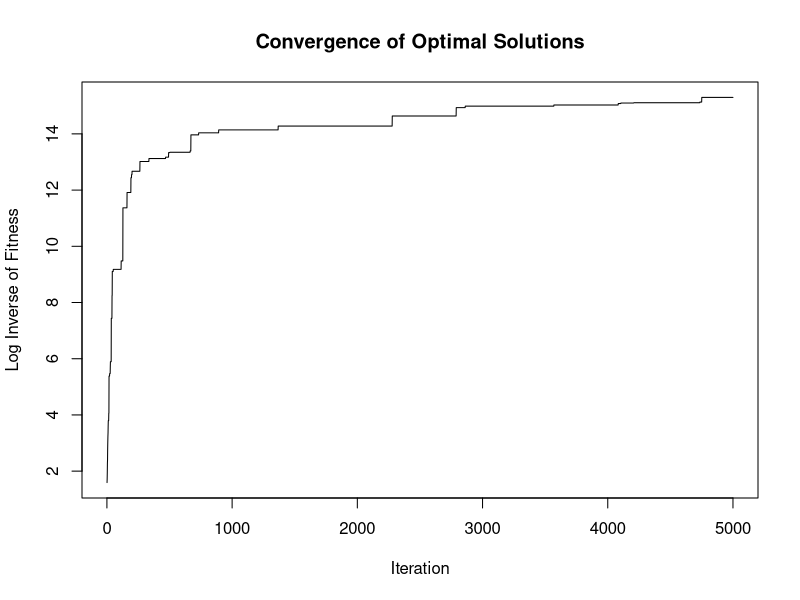

This chart was generated by the following R code:
#Terminology
  #The fitness function is what we're trying to optimize
  #A particular solution is an individual
  #The data of a solution is the Chromosome
  #The Chromosome is made up of Genes
  #Cross-Over is new individuals created by 'cross breeding' top solutions
  #Elitism is keeping the top X solutions from the previous iteration
  #Mutation is changing one(+) gene(s) in a Chromosome
  #Random immigrants are totally new solutions to the population

#DEVMODE - time the script
codeEnterTime = Sys.time()

#Define the fitness function - this is like an objective function but can include penalty functions and other useful characteristics
  #Our algorithm finds minimums, so we don't need to modify our fitness function
  #This function is the sphere function in 5 dimensions (https://en.wikipedia.org/wiki/Test_functions_for_optimization)
fitnessFunction = function(x, y, z, a, b) {
  #return(abs(x*cos(2*x) + y*cos(2*y) + z*cos(2*z) + a*cos(2*a) + b*cos(2*b)))
  return (x^2 + y^2 + z^2 + a^2 + b^2)
}

#Define parameters
  #Runtime controls - 3 different exit conditions for the optimization routine
  maxIterations = 5000
  maxTime = 170 #170 seconds, 10 seconds short of 3 minutes just for safety's sake
  populationStagnationCap = 1000 #Number of iterations without a new best solution
  burnInPeriod = 100 #Number of iterations to allow before checking stagnation

  #Portfolio parameters - a gene corresponds to a weight for a single stock
  numberOfGenes = 5
  
  #Genetic algorithm parameters
  numberOfIndividuals = 64
  
  numberCrossOvers = (3/16) * numberOfIndividuals
  numberElitists = (1/16) * numberOfIndividuals
  numberMutatedChromosomes = (1/2) * numberOfIndividuals
  numberRandomImmigrants = (1/4) * numberOfIndividuals
  
  mutationRate = 1 #Number of genes to mutate per chromosome
  
#Initialize the algorithm
  #Create initial weight matrix
  weightsMatrixOld = apply(matrix(0, numberOfGenes, numberOfIndividuals), MARGIN = 1, runif)
  
  #Normalize the Weights Matrix
  weightsMatrixOld = sweep(weightsMatrixOld, 1, rowSums(weightsMatrixOld), "/")

  #Instantiate a blank matrix to hold the new solutions
  weightsMatrixNew = matrix(0, numberOfIndividuals, numberOfGenes)
  
  #Create a blank list to store the best solutions
  solutionFitness = c(0)
  
#Record the time entering the optimization procedure
  startTime = Sys.time()
  currentTime = Sys.time()

#Initialize iterations count
  iterations = 0
  
#Initialize population stagnation index
  populationStagnationIndex = 0
  
#Algorithm iteration
  #STEPS CORRESPOND TO THE ORDER THE NEW MATRIX IS FILLED
    #Step 1: Elitism
    #Step 2: Cross-Over
    #Step 3: Mutation
    #Step 4: Random Immigrants (totally new solutions)

while(iterations < maxIterations && (currentTime - startTime) < maxTime && populationStagnationIndex < populationStagnationCap) {
    
  #Create a score vector
  scoreVect = matrix(0, numberOfIndividuals, 1)
  
  #Score the entries
  for(i in 1:numberOfIndividuals) {
    scoreVect[i] = fitnessFunction(weightsMatrixOld[i,1], weightsMatrixOld[i,2], weightsMatrixOld[i,3], weightsMatrixOld[i,4], weightsMatrixOld[i,5])
  }
  
  #Bind the score column to the solutions matrix
  weightsMatrixOld = cbind(weightsMatrixOld, scoreVect)
  
  #Sort by score
  weightsMatrixOld = weightsMatrixOld[order(weightsMatrixOld[,numberOfGenes+1]),]
  
  #Record the best score
  solutionFitness = append(solutionFitness, log(1/weightsMatrixOld[1, numberOfGenes+1]))
  
  #Delete the scores
  weightsMatrixOld = weightsMatrixOld[,-(numberOfGenes+1)]
  
  #Carry over the top individuals to the next population
  for(i in 1:numberElitists) {
    weightsMatrixNew[i,] = weightsMatrixOld[i,]
  }
  
  #Cross-Breed the top solutions using two-point cross-over
  for(i in seq(1, numberCrossOvers, 2)) {
    points = sample(1:numberOfGenes,2)
    #Set new genes for Chromosome i
    weightsMatrixNew[(i+numberElitists),] = weightsMatrixOld[i,]
    weightsMatrixNew[(i+numberElitists), points[1]:points[2]] = weightsMatrixOld[i+1,points[1]:points[2]]
    #Set new genes for Chromosome i+1
    weightsMatrixNew[(i+numberElitists+1),] = weightsMatrixOld[i+1,]
    weightsMatrixNew[(i+numberElitists+1), points[1]:points[2]] = weightsMatrixOld[i,points[1]:points[2]]
  }
  
  #Mutate the top half of solutions
  for(i in 1:numberMutatedChromosomes) {
    mutationIndex = sample(1:numberOfGenes, mutationRate) #Randomly select the gene(s) which will be mutated
    weightsMatrixOld[i,mutationIndex] = runif(1,-1,1)
    weightsMatrixNew[(i + numberElitists + numberCrossOvers),] = weightsMatrixOld[i,]
  }

  #Receive random immigrants
  for(i in 1:numberRandomImmigrants) {
    weightsMatrixNew[(i + numberElitists + numberCrossOvers + numberMutatedChromosomes),] = runif(numberOfGenes, -1, 1)
  }
  
  #Assign new matrix to the old matrix
  weightsMatrixOld = weightsMatrixNew
  
  #Update exit conditions
  iterations = iterations + 1
  currentTime = Sys.time()
  if(iterations > burnInPeriod && solutionFitness[iterations] == solutionFitness[iterations-1]) {
    populationStagnationIndex = populationStagnationIndex + 1
  } else {
    populationStagnationIndex = 0
  }
}
  
#Delete the dummy entry from the solution matrix
  solutionFitness = solutionFitness[-1]
  
#DEVTOOLS - code exit time
  codeExitTime = Sys.time()
  
#Algorithm output
  print("Score:")
  print(fitnessFunction(weightsMatrixOld[i,1], weightsMatrixOld[i,2], weightsMatrixOld[i,3], weightsMatrixOld[i,4], weightsMatrixOld[i,5]))
  print("Best solution:")
  print(weightsMatrixOld[1,])
  print("Iterations:")
  print(iterations)
  print("Time elapsed:")
  print(codeExitTime - codeEnterTime)
  print("Solution convergence")
  plot(solutionFitness, type = "l", main = "Convergence of Optimal Solutions", xlab = "Iteration", ylab = "Log Inverse of Fitness")
  
